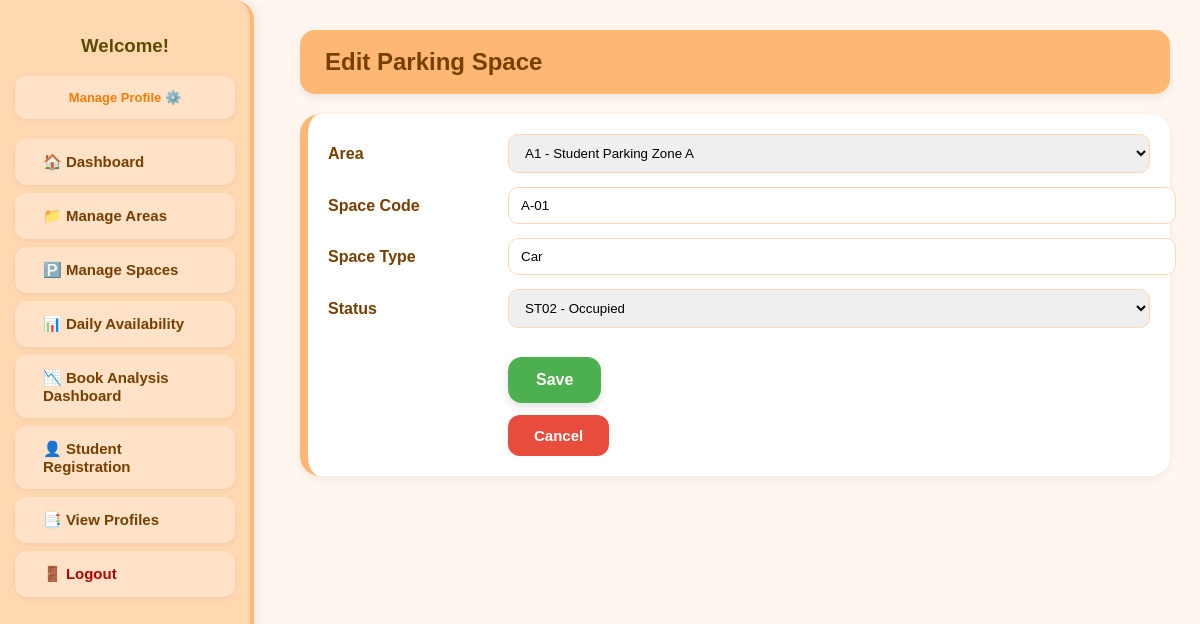
The page /Module2/edit_space.php?id=PS001 on the database its author committed.
### tables this page shows
CREATE TABLE `parking_space` (
  `ParkingSpaceID` varchar(10) NOT NULL,
  `ParkingAreaID` varchar(10) NOT NULL,
  `StatusID` varchar(10) DEFAULT NULL,
  `SpaceCode` varchar(20) DEFAULT NULL,
  `SpaceType` varchar(20) DEFAULT NULL
);

CREATE TABLE `parking_area` (
  `ParkingAreaID` varchar(10) NOT NULL,
  `AreaCode` varchar(20) DEFAULT NULL,
  `AreaName` varchar(50) DEFAULT NULL,
  `AreaType` varchar(20) DEFAULT NULL,
  `AreaDescription` text DEFAULT NULL,
  `AreaStatus` varchar(20) NOT NULL DEFAULT 'Active',
  `Capacity` int(11) DEFAULT NULL,
  `LocationDesc` varchar(100) DEFAULT NULL
);

CREATE TABLE `space_status` (
  `StatusID` varchar(10) NOT NULL,
  `StatusName` varchar(50) DEFAULT NULL,
  `Description` text DEFAULT NULL
);

### Module2/edit_space.php (the view, shortened to what this page needs)
<?php
require '../config.php';
$id = $_GET['id'] ?? '';
$stmt = $conn->prepare("SELECT * FROM parking_space WHERE ParkingSpaceID = ?");
$stmt->bind_param('s', $id);
$stmt->execute();
$sp = $stmt->get_result()->fetch_assoc();
$areas = $conn->query("SELECT ParkingAreaID, AreaCode, AreaName FROM parking_area ORDER BY AreaCode");
$statuses = $conn->query("SELECT StatusID, StatusName FROM space_status");
?>
<!doctype html>
<html lang="en">
<head>
<link rel="stylesheet" href="../templates/admin_style.css?v=3">
</head>
<body>
<?php include_once('../templates/admin_sidebar.php'); ?>
<div class="main-content">
  <div class="page-box">
    <header class="header">Edit Parking Space</header>
    <div class="box">
      <form method="post" class="form-grid">
        <label>Area</label>
        <select name="ParkingAreaID">
          <?php while ($a = $areas->fetch_assoc()): ?>
            <option value="<?= $a['ParkingAreaID'] ?>"
              <?= $a['ParkingAreaID'] == $sp['ParkingAreaID'] ? 'selected' : '' ?>>
              <?= htmlspecialchars($a['AreaCode'].' - '.$a['AreaName']) ?>
            </option>
          <?php endwhile; ?>
        </select>
        <label>Space Code</label>
        <input type="text" name="SpaceCode" value="<?= htmlspecialchars($sp['SpaceCode']) ?>" required>
        <label>Space Type</label>
        <input type="text" name="SpaceType" value="<?= htmlspecialchars($sp['SpaceType']) ?>">
        <label>Status</label>
        <select name="StatusID">
          <?php while ($s = $statuses->fetch_assoc()): ?>
            <option value="<?= $s['StatusID'] ?>"
              <?= $s['StatusID'] == $sp['StatusID'] ? 'selected' : '' ?>>
              <?= htmlspecialchars($s['StatusID'].' - '.$s['StatusName']) ?>
            </option>
          <?php endwhile; ?>
        </select>
        <div class="form-actions">
          <button class="btn-success" type="submit">Save</button>
          <br>
          <a class="btn-danger" href="manage_spaces.php">Cancel</a>
        </div>
      </form>
    </div>
  </div>
</div>
</body>
</html>

### templates/admin_style.css (style rules this page uses)
body { margin: 0; font-family: "Poppins", Arial, sans-serif; background: #FFF7EF; display: flex; }
.main-content { margin-left: 270px; padding: 30px; width: calc(100% - 270px); }
.header { background: #FFB873; padding: 18px 25px; border-radius: 15px; margin-bottom: 20px; font-size: 24px; font-weight: 700; color: #773f00; box-shadow: 0 3px 8px rgba(0,0,0,0.08); }
.box { background: #FFFFFF; padding: 20px; border-radius: 20px; margin-top: 20px; border-left: 8px solid #FFB873; box-shadow: 0 3px 10px rgba(0,0,0,0.06); }
.btn-success { background: #4CAF50; color: #fff; padding: 14px 28px; font-size: 16px; font-weight: 700; border: none; border-radius: 14px; cursor: pointer; box-shadow: 0 4px 10px rgba(0,0,0,0.12); transition: 0.25s; }
.btn-danger { background: #E74C3C; color: #fff; padding: 12px 26px; font-size: 15px; font-weight: 600; border-radius: 12px; text-decoration: none; display: inline-block; margin-top: 12px; transition: 0.25s; }

### Module2/edit_space.php (style rules this page uses)
.form-grid { display: grid; grid-template-columns: 160px 1fr; row-gap: 14px; column-gap: 20px; align-items: center; }
.form-grid label { font-weight: 600; color: #773f00; }
.form-grid input, .form-grid select { width: 100%; padding: 10px 12px; border-radius: 10px; border: 1px solid #FFD7B8; font-family: inherit; }
.form-actions { grid-column: 2 / 3; margin-top: 15px; }

### rows shown on the page
parking_space: ParkingAreaID "A1 - Student Parking Zone A", SpaceCode "A-01", SpaceType "Car", StatusID "ST02 - Occupied"
